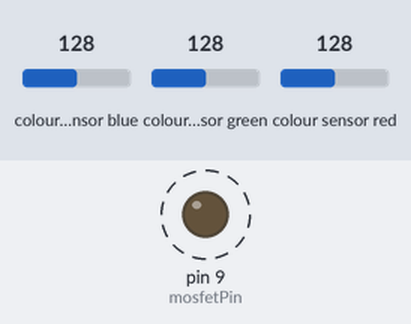
A sketch run on a simulated Arduino Uno, built with avr-gcc and run on an emulated ATmega328P. Parts: output pins drawn as LEDs (lit = HIGH). Dashed ring = blinking. The inputs (shaded band) are chosen by the test bench; at power-on: colour sensor blue 128, colour sensor green 128, colour sensor red 128.

Above: at 0.5 s.
Timing chart, 0 to 4.6 s (numbered marks = the images above):
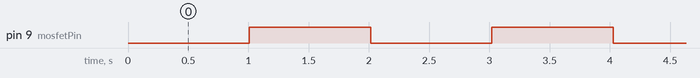

Measured:
- by itself, pin 9 (mosfetPin): alternates HIGH for 1.0 s and LOW for 1.0 s

The sketch:

color_sensor_mosfet.ino
```cpp
#include <Wire.h>
#include "Adafruit_TCS34725.h"

const int THRESHOLD_C = 900;
const int mosfetPin = 9;

unsigned long mosfetOnTime = 0;
unsigned long mosfetOffTime = 0;

const unsigned long autoOffDelay = 1000;   // 1 second max ON
const unsigned long cooldownDelay = 1000;  // 1 second cooldown

bool mosfetOn = false;

Adafruit_TCS34725 tcs = Adafruit_TCS34725(
  TCS34725_INTEGRATIONTIME_50MS,
  TCS34725_GAIN_4X
);

void setMosfetState(bool state) {
  static bool lastState = false;

  if (state && !lastState) {
    // Turning ON
    digitalWrite(mosfetPin, HIGH);
    mosfetOnTime = millis();
  }
  else if (!state && lastState) {
    // Turning OFF
    digitalWrite(mosfetPin, LOW);
    mosfetOffTime = millis();
  }

  lastState = state;
}

void setup() {
  Serial.begin(9600);
  pinMode(mosfetPin, OUTPUT);
  digitalWrite(mosfetPin, LOW);

  if (!tcs.begin()) {
    Serial.println("ERROR: TCS34725 not detected!");
    while (1);
  }
}

void loop() {
  uint16_t r, g, b, c;
  tcs.getRawData(&r, &g, &b, &c);

  unsigned long now = millis();

  // --- 1) AUTO-OFF if ON too long ---
  if (mosfetOn && (now - mosfetOnTime >= autoOffDelay)) {
    mosfetOn = false;      // force off
  }

  // --- 2) If OFF but still in cooldown, do nothing ---
  else if (!mosfetOn && (now - mosfetOffTime < cooldownDelay)) {
    // in cooldown: cannot turn back on
  }

  // --- 3) Otherwise, normal trigger logic ---
  else {
    if (c > THRESHOLD_C) {
      mosfetOn = true;     // will record on-time in setMosfetState()
    } else {
      mosfetOn = false;    // starts cooldown
    }
  }

  setMosfetState(mosfetOn);
}
```
